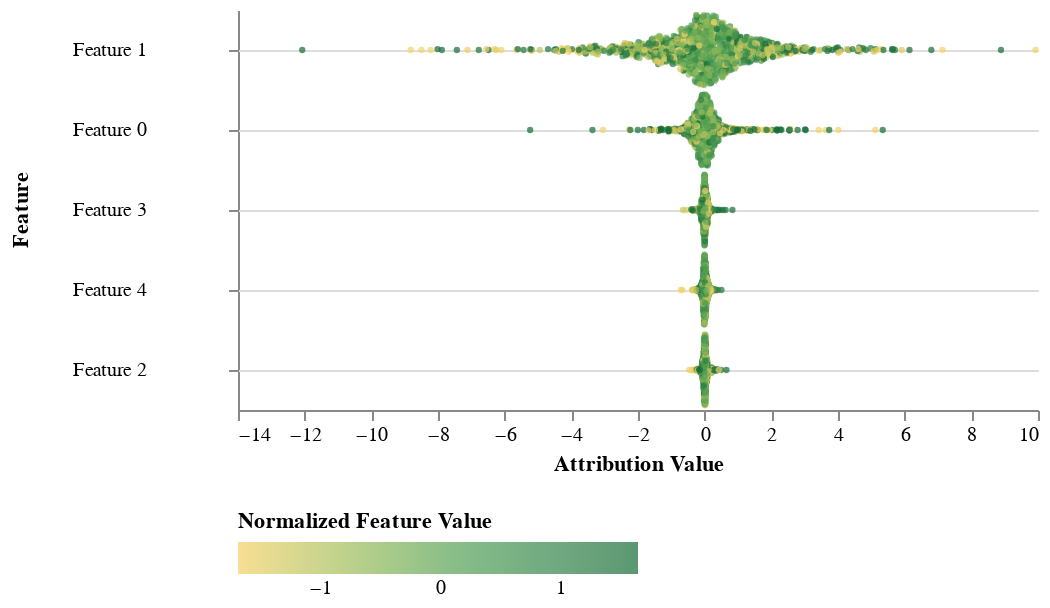

The code cell stored with this chart in its notebook:
### Code cell
summary_plot(interactions[:, 0],
             feature_values,
             interactions=None,
             interaction_feature=None,
             feature_names=None,
             plot_top_k=None)

### Figure 1 — Vega-Lite specification as saved in the notebook (floating-point values rounded to 4 significant figures; data arrays with more than 128 entries replaced by an {"elided": "..."} marker saying what was removed)
{"$schema": "https://vega.github.io/schema/vega-lite/v3.4.0.json", "config": {"facet": {"spacing": 0}, "mark": {"tooltip": null}, "view": {"height": 300, "stroke": null, "width": 400}}, "data": {"name": "data-062bd1e7e0d2a2ecfde74d8c9b868fae"}, "datasets": {"data-062bd1e7e0d2a2ecfde74d8c9b868fae": {"elided": "5000 records"}}, "encoding": {"color": {"field": "Normalized Feature Value", "legend": {"direction": "horizontal", "orient": "bottom"}, "scale": {"scheme": "goldgreen"}, "type": "quantitative"}, "row": {"field": "Feature", "header": {"labelAlign": "right", "labelAngle": 0, "labelPadding": 3}, "sort": ["Feature 1", "Feature 0", "Feature 3", "Feature 4", "Feature 2"], "type": "nominal"}, "x": {"axis": {"grid": false, "labels": true, "ticks": true}, "field": "Attribution Value", "type": "quantitative"}, "y": {"axis": {"grid": true, "labels": false, "ticks": true, "values": [0]}, "field": "Jitter", "scale": {}, "title": null, "type": "quantitative"}}, "height": 40, "mark": {"filled": true, "size": 10, "type": "point"}, "width": 400}
